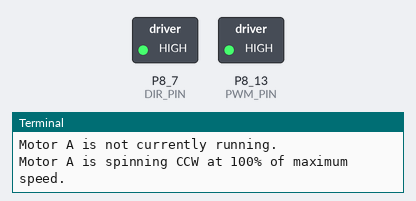
This program was run on a simulated BeagleBone Black. On the bench: switched loads named in the program (green lamp = pin HIGH), the last lines printed to the terminal. The clock reads 2024-03-15 10:24:30 at power-on unless the program sets it.

Above: at 0.1 s.
At 4.1 s:
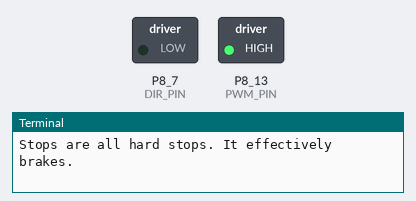
At 10.1 s:
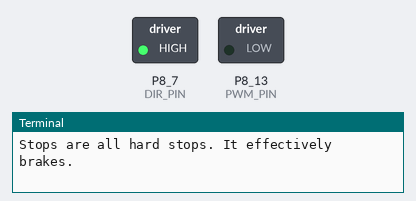
At 14.1 s:
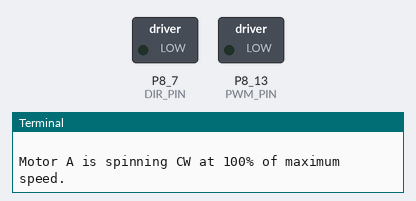
Timing chart, 0 to 40.0 s (numbered marks = the images above):
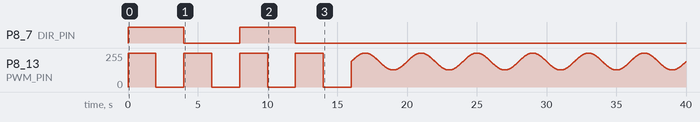

Measured:
- by itself, P8_7 (DIR_PIN): alternates HIGH for 4.0 s and LOW for 4.0 s, 4 changes in all, then stays LOW
- by itself, P8_13 (PWM_PIN): 0/255 → 255/255 at 0.00 s, → 0/255 2.0 s later, → 255/255 2.0 s later, → 0/255 2.0 s later, … (1532 changes in this stretch)

The program:

BBB_GeneralMotorControl_Pololu.py
```python
#! /usr/bin/env python

###############################################################################
# BBB_GeneralMotorControl_Polulu.py
#
# Class-based, basic test of motor control using the Pololu High-power motor driver
#  https://www.pololu.com/product/755
#
# Requires - Adafruit BeagleBone IO Python library
#
# NOTE: Any plotting is set up for output, not viewing on screen.
#       So, it will likely be ugly on screen. The saved PDFs should look
#       better.
#
# Created: 05/16/15
#   - Joshua Vaughan
#   - joshua.vaughan@louisiana.edu
#   - http://www.ucs.louisiana.edu/~jev9637
#
# Modified:
#   *
#
###############################################################################

import Adafruit_BBIO.GPIO as GPIO
import Adafruit_BBIO.PWM as PWM
import time
import math

class motor(object):
    """ Convenience class for controlling a Polulu High-Power Motor Driver

    Arguments
      DIRPin : the DIR pin
      PWMpin : the PWM pin

    Other atributes
      isRunning : Boolean describing if motor is running or not
      speed : current speed of the motor
      direction : current direction the motor is running
                  =None if the motor is not currently moving

    """
    def __init__(self, DIRpin, PWMpin, PWMfreq = 2000):
        self.DIRpin = DIRpin
        self.PWMpin = PWMpin
        self.PWMfreq = PWMfreq
        self.isRunning = False
        self.currentDirection = None
        self.currentSpeed = 0

        # Set up the GPIO pins as output
        GPIO.setup(self.DIRpin, GPIO.OUT)


    def start(self, speed, direction):
        """ method to start a motor

        Arguments:
          speed : speed of the motor 0-100 (as percentage of max)
          direction : CW or CCW, for clockwise or counterclockwise
        """

        # x01 and x02 have to be opposite to move, toggle to change direction
        if direction in ('cw','CW','clockwise'):
            GPIO.output(self.DIRpin, GPIO.LOW)
        elif direction in ('ccw','CCW','counterclockwise'):
            GPIO.output(self.DIRpin, GPIO.HIGH)
        else:
            raise ValueError('Please enter CW or CCW for direction.')

        # Start the motor
        # PWM.start(channel, duty, freq=2000, polarity=0)
        if 0 <= speed <= 100:
            PWM.start(self.PWMpin, speed, self.PWMfreq)
        else:
            raise ValueError("Please enter speed between 0 and 100, \
                              representing a percentage of the maximum \
                              motor speed.")

        # set the status attributes
        self.isRunning = True
        self.currentDirection = direction
        self.currentSpeed = speed

    def stop(self):
        """ Method to hard stop an individual motor"""

        PWM.set_duty_cycle(self.PWMpin, 0.0)

        # set the status attributes
        self.isRunning = False
        self.currentDirection = None
        self.currentSpeed = 0


    def set_speed(self, newSpeed):
        """ Method to change the speed of the motor, direciton is unchanged

        Arugments
          newSpeed : the desired new speed 0-100 (as percentage of max)
        """

        PWM.set_duty_cycle(self.PWMpin, newSpeed)
        self.currentSpeed = newSpeed


if __name__ == '__main__':
    # Demonstrates the use of this class

    # Set up the pins - These are mutable, but *don't* change them
    DIR_PIN = 'P8_7'        # DIR pin on board, controls direction
    PWM_PIN = 'P8_13'       # PWM pin on board, controls the speed of the motor


    # Create the motorA instance of the class
    motorA = motor(DIR_PIN, PWM_PIN)

    # We can check if it's running
    if motorA.isRunning:
        print 'Motor A is currently running.'
    else:
        print 'Motor A is not currently running.'


    # Now, let's run it for 2s, off for 2s, on for 2s... for 5 times
    # let's print that it's running each time too, using our inRunning attribute
    for index in range(2):
        motorA.start(100, 'CCW')

         # We can check if it's running
        if motorA.isRunning:
            print 'Motor A is spinning {} at {}% of maximum speed.'.format(motorA.currentDirection, motorA.currentSpeed)

        time.sleep(2)

        print 'Stops are all hard stops. It effectively brakes.\n'
        motorA.stop()
        time.sleep(2)

        motorA.start(100, 'CW')
        time.sleep(2)

        # We can check if it's running
        if motorA.isRunning:
            print 'Motor A is spinning {} at {}% of maximum speed.'.format(motorA.currentDirection, motorA.currentSpeed)

        motorA.stop()
        time.sleep(2)

    # Let's vary the speed - we'll get fancy and use a sinusoidal variance
    motorA.start(75,'CW')
    lastTime = time.time()
    startTime = time.time()

    while time.time()-startTime < 30:
        speed = 75 + 25 * math.sin(0.25 * 2 * math.pi * (time.time()-startTime))
        motorA.set_speed(speed)

        if time.time() - lastTime > 1:
            print 'Motor A is spinning {} at {:>6.2f}% of maximum speed.'.format(motorA.currentDirection, motorA.currentSpeed)
            lastTime = time.time()

        time.sleep(0.01)

    motorA.stop()
```
